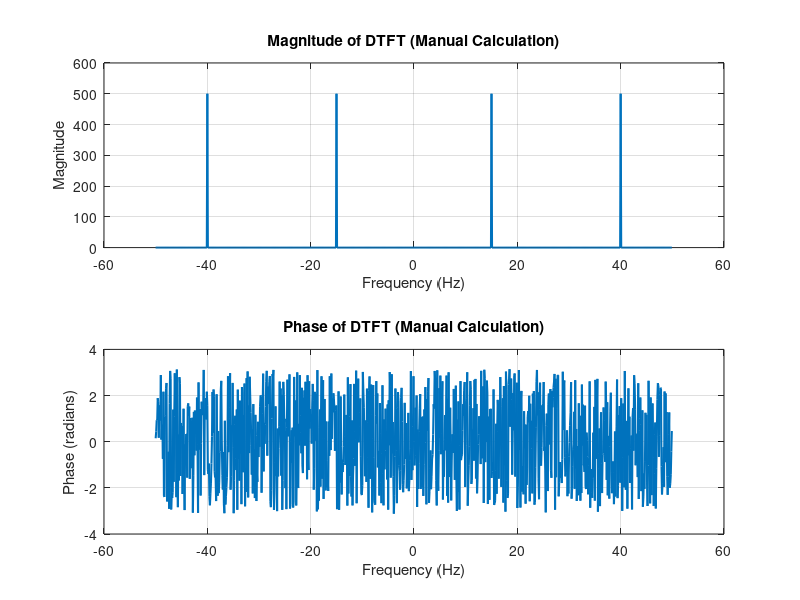
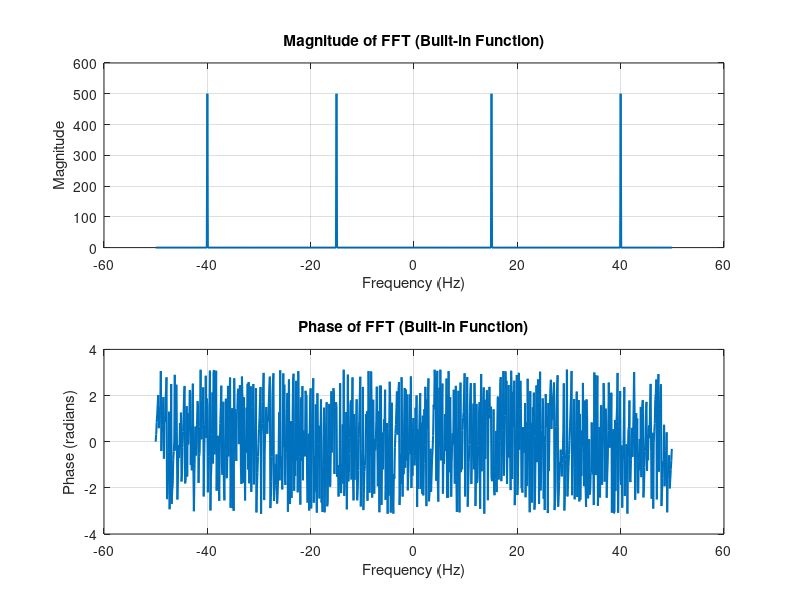

MATLAB code for these plots, in order:
% Define time vector and signal
time=0:1/100:10-1/100; % Time vector with sampling frequency of 100 Hz
signal=sin(2*pi*15*time)+sin(2*pi*40*time); % Signal with frequencies 15 Hz and 40 Hz

% Parameters for DTFT computation
num_samples=length(signal);          % Total number of samples
freq_vector=(-num_samples/2:num_samples/2-1)*(100/num_samples); % Frequency vector centered at zero

% Manually compute DTFT
DTFT_manual=zeros(1,num_samples); % Initialize DTFT result array
for freq_bin = 1:num_samples         % Loop through frequency bins
    for time_sample = 1:num_samples  % Loop through time samples
        DTFT_manual(freq_bin) = DTFT_manual(freq_bin) + signal(time_sample) * exp(-1j * 2 * pi * (freq_bin-1) * (time_sample-1) / num_samples); % DTFT formula
    end
end

% Shift zero-frequency component to the center
DTFT_manual_shifted = fftshift(DTFT_manual); % Shifted DTFT for better visualization

% Plot the manually computed DTFT magnitude and phase
figure;

% Plot magnitude of manually computed DTFT
subplot(2,1,1);
plot(freq_vector, abs(DTFT_manual_shifted), 'LineWidth', 1.5); 
title('Magnitude of DTFT (Manual Calculation)'); 
xlabel('Frequency (Hz)');
ylabel('Magnitude');
grid on;

% Plot phase of manually computed DTFT
subplot(2,1,2);
plot(freq_vector, angle(DTFT_manual_shifted), 'LineWidth', 1.5);
title('Phase of DTFT (Manual Calculation)'); 
xlabel('Frequency (Hz)');
ylabel('Phase (radians)');
grid on;

% Compare with MATLAB's built-in FFT
FFT_result = fft(signal); % FFT using MATLAB's built-in function
FFT_result_shifted = fftshift(FFT_result); % Shift zero-frequency component to the center

% Plot the FFT magnitude and phase for comparison
figure;

% Plot magnitude of FFT
subplot(2,1,1);
plot(freq_vector, abs(FFT_result_shifted), 'LineWidth', 1.5);
title('Magnitude of FFT (Built-in Function)');
xlabel('Frequency (Hz)');
ylabel('Magnitude');
grid on;

% Plot phase of FFT
subplot(2,1,2);
plot(freq_vector, angle(FFT_result_shifted), 'LineWidth', 1.5);
title('Phase of FFT (Built-in Function)');
xlabel('Frequency (Hz)');
ylabel('Phase (radians)');
grid on;
